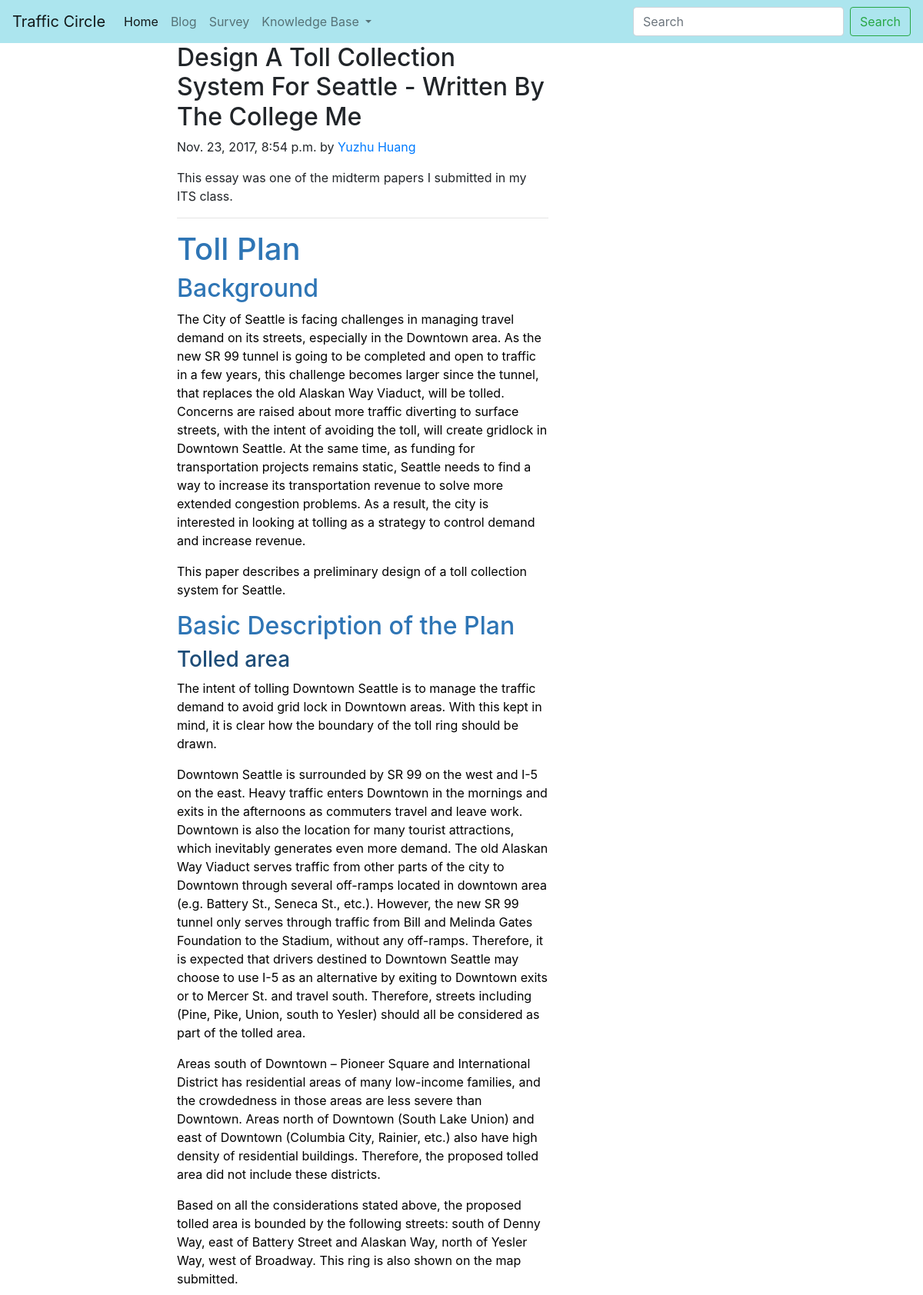
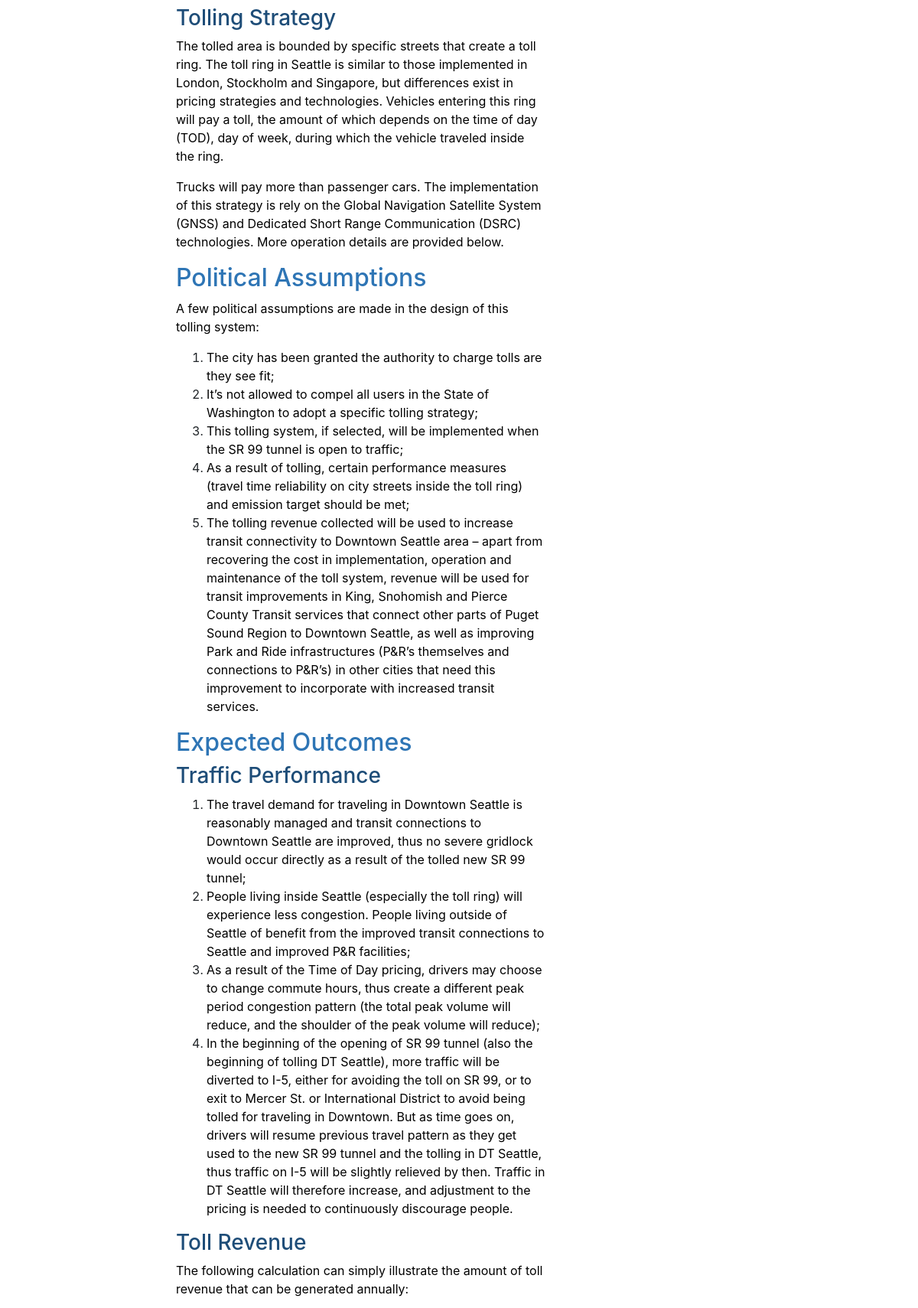
Screenshot of /blog/post/4/ (upper part) with the database file from the repository (2 pictures, top to bottom).
### blog/models.py (models this page shows, shortened)
class Post(models.Model):
    title = models.CharField(max_length=255)
    author = models.ForeignKey(User, on_delete=models.DO_NOTHING)
    blurb = models.TextField(max_length=100, blank=True)
    body = RichTextField(blank=True, null=True)
    header_image = models.ImageField(null=True, blank=True)
    pub_date = models.DateTimeField('date published',default=tz.now)
    category = models.ForeignKey(Category, on_delete=models.DO_NOTHING, null=True, related_name='posts')
    topic = models.ManyToManyField(Topic, related_name='posts')

### blog/views.py (the view)
# urls.py: path('post/<int:pk>/', views.DetailView.as_view(), name='detail'),
class DetailView(generic.DetailView):
    model = Post
    template_name = 'blog/detail.html'

### blog/templates/blog/detail.html (shortened to what this page needs)
{% extends "blog/layout.html" %}
{% load static %}
{% block blog_body %}
<main role="main" class="container">
    <div class="row">
      <div class="col-md-8 blog-main">
        <div class="blog-post">
            <h2 class="blog-post-title">{{ post.title|title }}</h2>
            <p class="blog-post-meta">{{ post.pub_date }} by <a href="#">{{ post.author.first_name }} {{ post.author.last_name }}</a></p>
            <p>{{ post.blurb }}</p>
            <hr>
            <p>
                {{ post.body|safe }}
            </p>
        </div>
      </div>
    </div>
  </main>
{% endblock %}

### rows the page displays
Post: title "Design A Toll Collection System For Seattle - Written By The College Me", pub_date "Nov. 23, 2017, 8:54 p.m.", author.first_name "Yuzhu", author.last_name "Huang", blurb "This essay was one of the midterm papers I submitted in my ITS class.", body "Toll Plan Background The City of Seattle is facing challenges in managing travel demand on its streets, especially in the Downtown area. As the new SR 99 tunnel is going to be completed and open to traffic in a few years, this challenge becomes larger since the tunnel, that replaces the old Alaskan Way Viaduct, will be tolled. Concerns are raised about more traffic diverting to surface streets, with the intent of avoiding the toll, will create gridlock in Downtown Seattle. At the same time, as funding for transportation projects remains static, Seattle needs to find a way to increase its transportation revenue to solve more extended congestion problems. As a result, the city is interested…"
